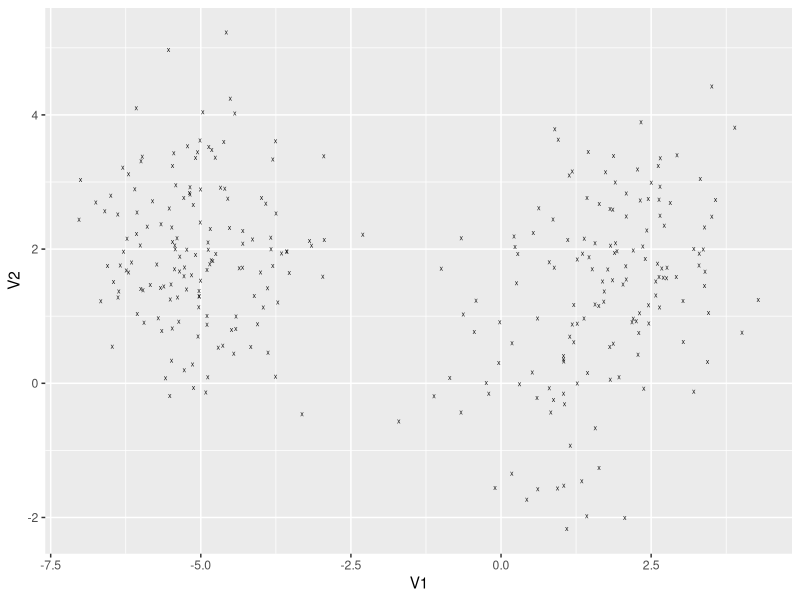
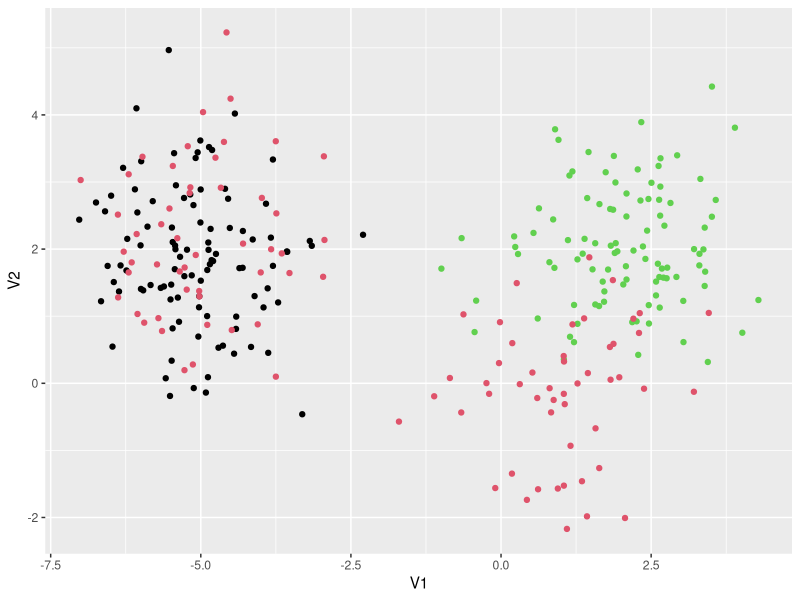
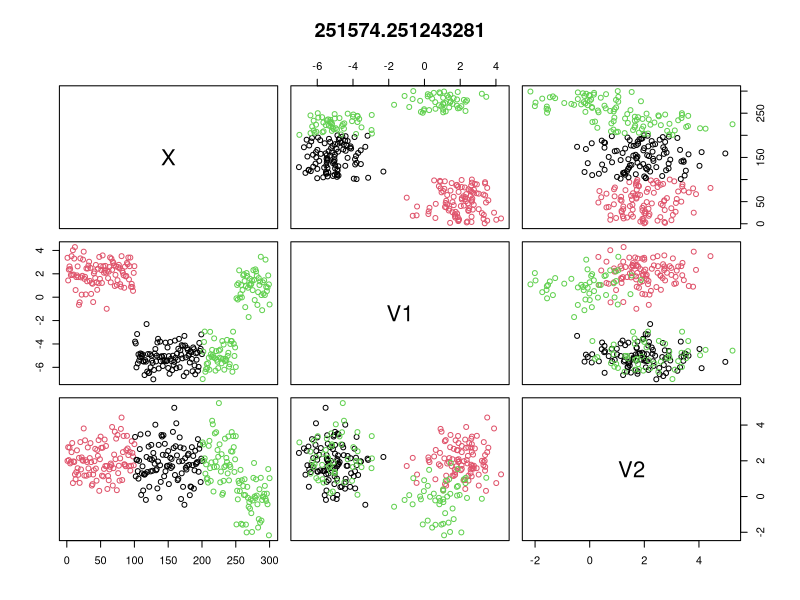
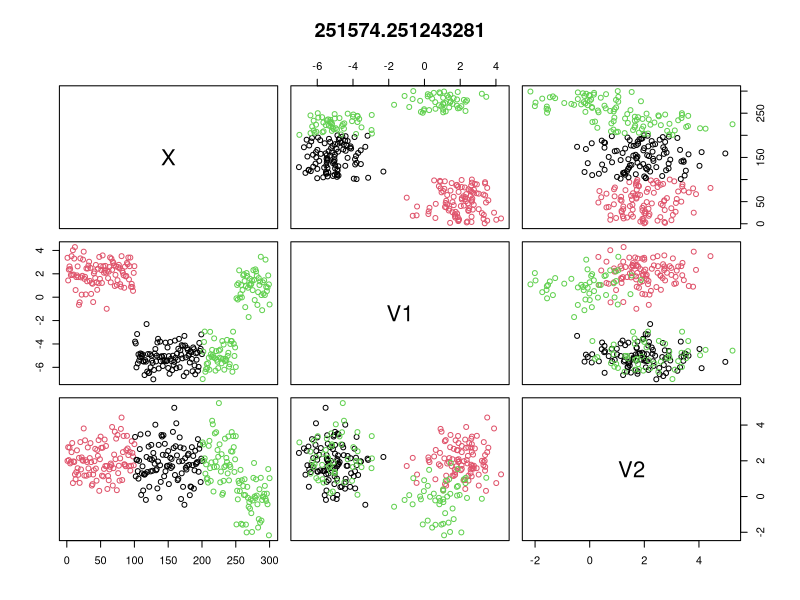
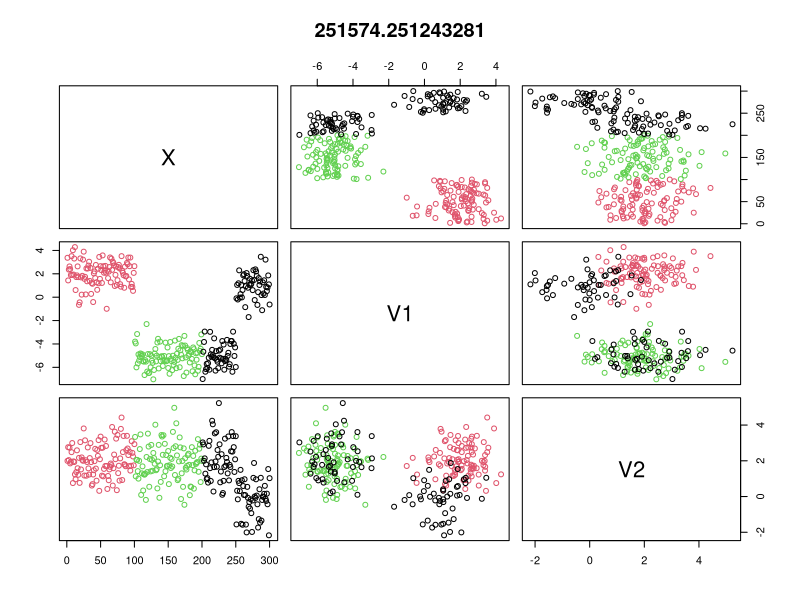
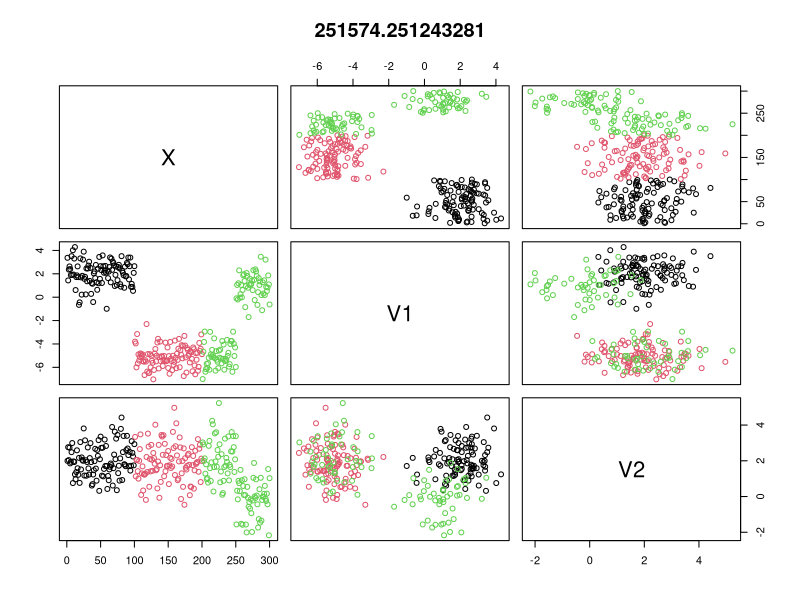
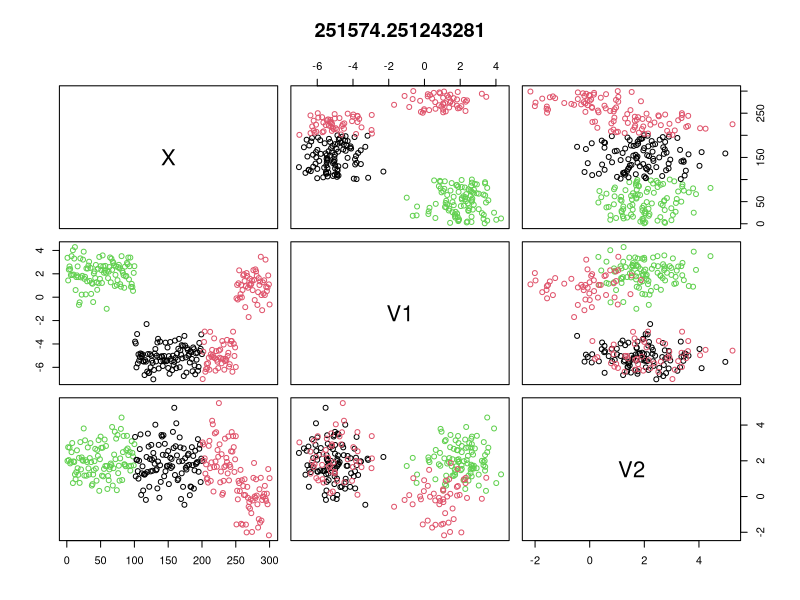
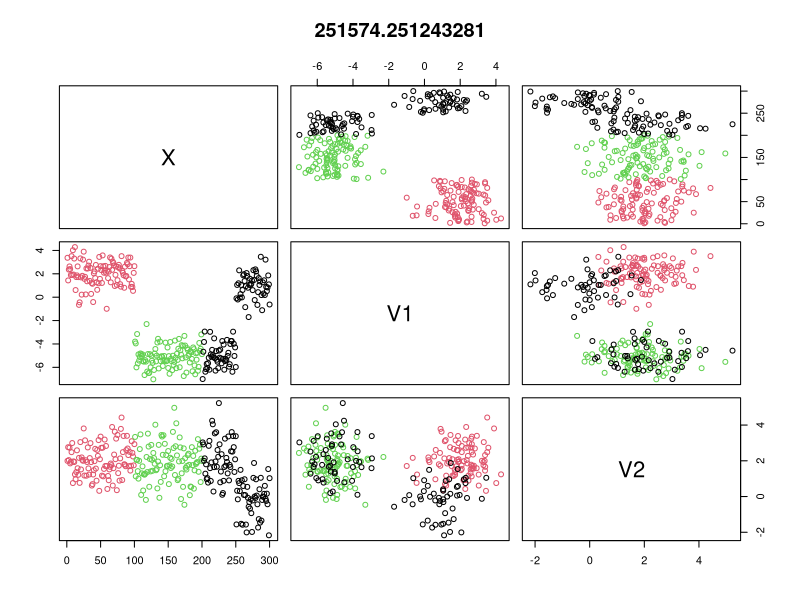

Recreate these plots in R, in order.
## ---- chunk 1
x <- read.csv("x.csv")
library(tidyverse)
x %>% ggplot(aes(V1,V2))+geom_point(alpha=0.9, shape="x")
## ---- chunk 2
# Create the k-means model: km.out
km.out <- kmeans(x, centers = 3, nstart = 20)

# Inspect the result
summary(km.out)
## ---- chunk 3
# Print the cluster membership component of the model

print(km.out$cluster)
# Print the km.out object
print(km.out)

## ---- chunk 4
# Scatter plot of x
x %>%
  ggplot(aes(V1,V2))+geom_point(color=km.out$cluster)
## ---- chunk 5
# Set up 2 x 3 plotting grid
par(mfrow = c(2, 3))

# Set seed
set.seed(1)

for(i in 1:6) {
  # Run kmeans() on x with three clusters and one start
  km.out <- kmeans(x, centers = 3, nstart = 1)
  
  # Plot clusters
  plot(x, col = km.out$cluster, 
       main = km.out$tot.withinss)
}
## ---- chunk 6
# Initialize total within sum of squares error: wss
wss <- 0

# For 1 to 15 cluster centers
for (i in 1:15) {
  km.out <- kmeans(x, centers = i, nstart = 20)
  # Save total within sum of squares to wss variable
  wss[i] <- km.out$tot.withinss
}

# Plot total within sum of squares vs. number of clusters
plot(1:15, wss, type = "b", 
     xlab = "Number of Clusters", 
     ylab = "Within groups sum of squares")

# Set k equal to the number of clusters corresponding to the elbow location
k <- 2  # 3 is probably OK, too
